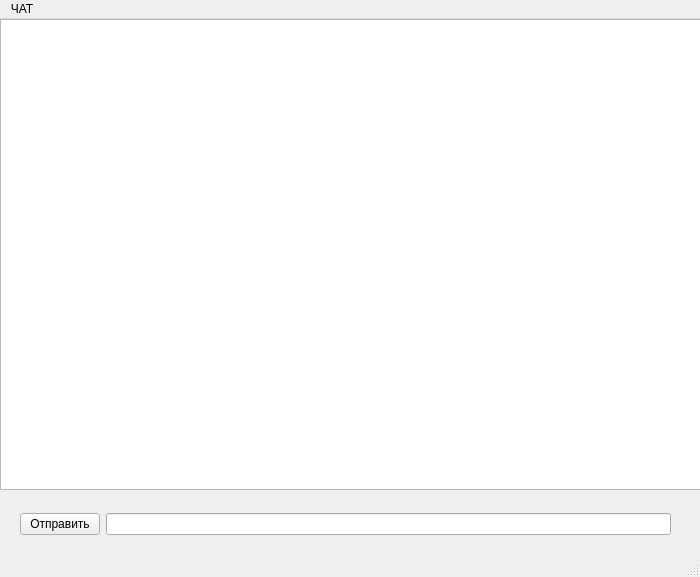
<?xml version="1.0" encoding="UTF-8"?>
<ui version="4.0">
 <class>MainWindow</class>
 <widget class="QMainWindow" name="MainWindow">
  <property name="geometry">
   <rect>
    <x>0</x>
    <y>0</y>
    <width>700</width>
    <height>577</height>
   </rect>
  </property>
  <property name="windowTitle">
   <string>MainWindow</string>
  </property>
  <widget class="QWidget" name="centralwidget">
   <widget class="QScrollBar" name="verticalScrollBar">
    <property name="geometry">
     <rect>
      <x>680</x>
      <y>10</y>
      <width>16</width>
      <height>160</height>
     </rect>
    </property>
    <property name="orientation">
     <enum>Qt::Vertical</enum>
    </property>
   </widget>
   <widget class="QListWidget" name="listWidget">
    <property name="geometry">
     <rect>
      <x>0</x>
      <y>0</y>
      <width>701</width>
      <height>471</height>
     </rect>
    </property>
   </widget>
   <widget class="QWidget" name="horizontalLayoutWidget">
    <property name="geometry">
     <rect>
      <x>20</x>
      <y>470</y>
      <width>651</width>
      <height>71</height>
     </rect>
    </property>
    <layout class="QHBoxLayout" name="horizontalLayout">
     <item>
      <widget class="QPushButton" name="pushButton">
       <property name="text">
        <string>Отправить</string>
       </property>
      </widget>
     </item>
     <item>
      <widget class="QLineEdit" name="lineEdit"/>
     </item>
    </layout>
   </widget>
  </widget>
  <widget class="QMenuBar" name="menubar">
   <property name="geometry">
    <rect>
     <x>0</x>
     <y>0</y>
     <width>700</width>
     <height>29</height>
    </rect>
   </property>
   <widget class="QMenu" name="menu">
    <property name="title">
     <string>ЧАТ</string>
    </property>
   </widget>
   <addaction name="menu"/>
  </widget>
  <widget class="QStatusBar" name="statusbar"/>
 </widget>
 <resources/>
 <connections/>
</ui>
